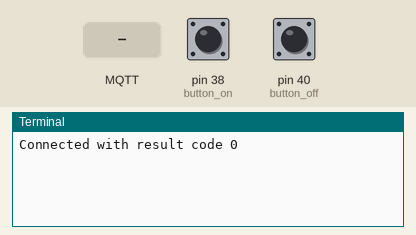
A program run on a simulated Raspberry Pi (header pin numbers). On the bench: the last lines printed to the terminal. The inputs (shaded band) are chosen by the test bench; at power-on: pin 38 (button_on) HIGH, pin 40 (button_off) HIGH. No MQTT or app messages arrive unless stated; threads take turns every 2 ms.

Above: at 1.2 s.
1.3 s: pin 38 (button_on) pulled LOW for 0.15 s
At 2.4 s:
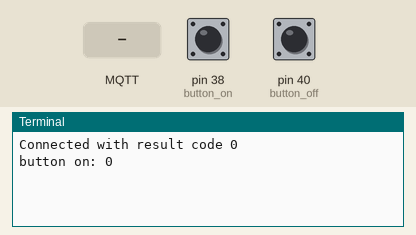
2.9 s: pin 40 (button_off) pulled LOW for 0.15 s
At 3.6 s:
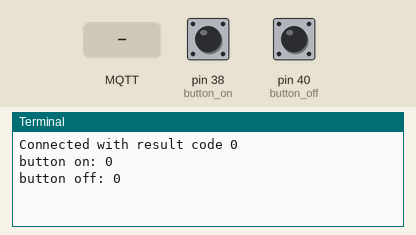
4.5 s: MQTT message "1" arrives on the first subscribed topic
At 4.9 s:
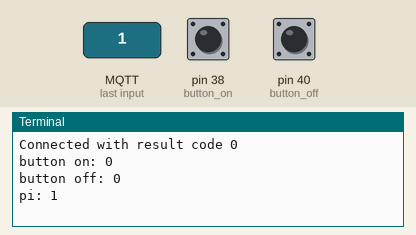
6.0 s: MQTT message "on" arrives on the first subscribed topic
At 7.2 s:
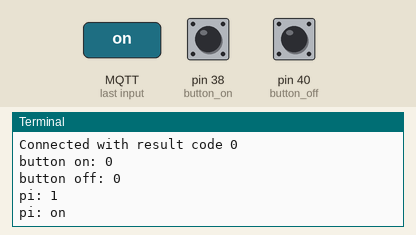
7.5 s: MQTT message "off" arrives on the first subscribed topic
At 8.4 s:
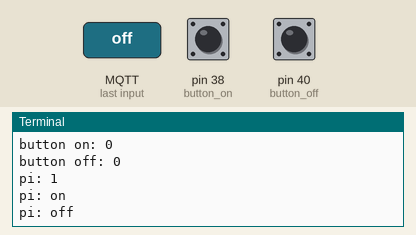

The program:

mqtt_button.py
```python
# pip install paho-mqtt
import RPi.GPIO as GPIO
import threading
import paho.mqtt.client as mqtt
from time import sleep

#Set warnings off (optional)
GPIO.setwarnings(False)
GPIO.setmode(GPIO.BOARD)
#Set Button and LED pins
button_off = 40
button_on = 38
#Setup Button and LED
GPIO.setup(button_off, GPIO.IN, pull_up_down=GPIO.PUD_UP)
GPIO.setup(button_on, GPIO.IN, pull_up_down=GPIO.PUD_UP)

current_state = 0  # 將按鈕目前狀態儲存取來, 避免 button debounce 去抖動
def mqtt_off_play():
    global current_state
    while True:
        button_off_state = GPIO.input(button_off)
        if button_off_state == 0:
            if current_state == 1:
                current_state = 0
                print('button off:', button_off_state)
                # Publish a message
                client.publish("pi", "OFF")
                sleep(0.1)


def mqtt_on_play():
    global current_state
    while True:
        button_on_state = GPIO.input(button_on)
        if button_on_state == 0:
            if current_state == 0:
                current_state = 1
                print('button on:', button_on_state)
                # Publish a message
                client.publish("pi", "ON")

def on_connect(client, userdata, flags, rc):
    print(f"Connected with result code {rc}")
    client.subscribe("pi")

def on_message(client, userdata, msg):
    print(f"{msg.topic}: {msg.payload.decode()}")


if __name__ == '__main__':
    t1 = threading.Thread(target=mqtt_off_play)
    t1.start()

    t2 = threading.Thread(target=mqtt_on_play)
    t2.start()

    # Create a client
    client = mqtt.Client()

    # Assign callbacks
    client.on_connect = on_connect
    client.on_message = on_message

    # Connect to the broker
    client.connect("192.168.1.157", 1883, 60)

    # Start the loop
    client.loop_start()

    # Run indefinitely
    try:
        while True:
            pass
    except KeyboardInterrupt:
        print("Exiting...")

    # Stop the loop and disconnect
    client.loop_stop()
    client.disconnect()
```

Measured:
- after the input at 1.3 s, the terminal: prints a new line at once (image 1)
- after the input at 2.9 s, the terminal: prints a new line at once (image 2)
- after the input at 4.5 s, the terminal: prints a new line at once (image 3)
- after the input at 6.0 s, the terminal: prints a new line at once (image 4)
- after the input at 7.5 s, the terminal: prints a new line at once (image 5)
